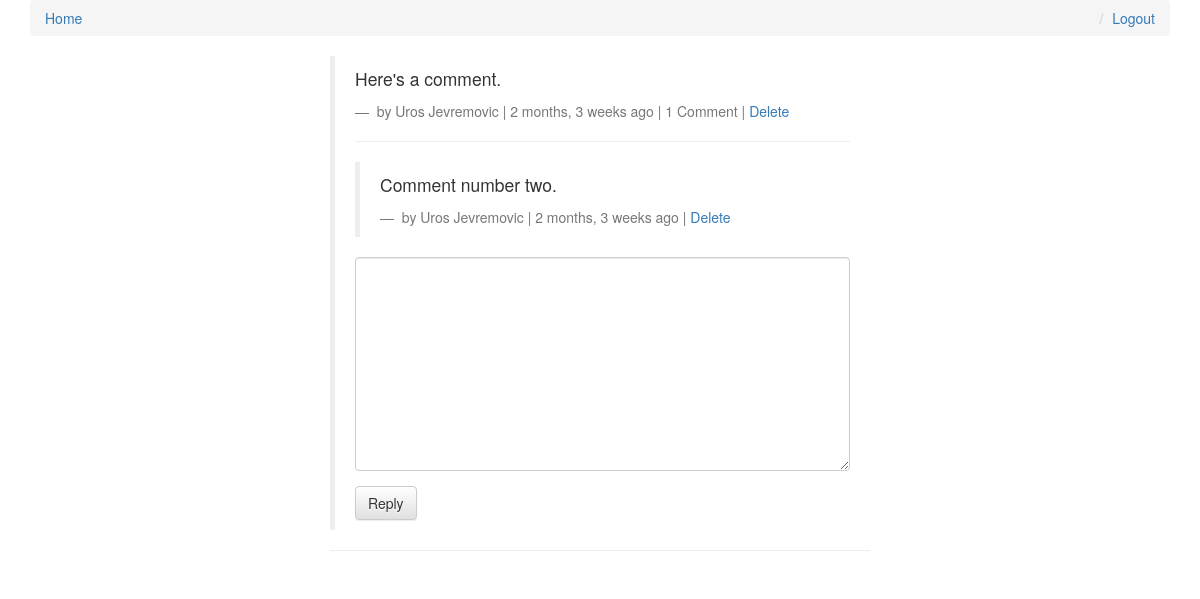
Page /comments/1/ (signed in) on the committed database.
### comments/models.py (models this page shows, shortened)
class Comment(models.Model):
    user = models.ForeignKey(settings.AUTH_USER_MODEL, default=1)
    content_type = models.ForeignKey(ContentType, on_delete=models.CASCADE)
    object_id = models.PositiveIntegerField()
    content_object = GenericForeignKey('content_type', 'object_id')
    parent = models.ForeignKey('self', null=True, blank=True)
    content = models.TextField()
    timestamp = models.DateTimeField(auto_now_add=True)
    objects = CommentManager()
    class Meta:
        ordering = ['-timestamp',]
    def children(self):  # replies
        return Comment.objects.filter(parent=self)
    @property
    def is_parent(self):
        if self.parent is not None:
            return False
        return True

### comments/views.py (the view, shortened to what this page needs)
# urls.py: url(r'^(?P<pk>\d+)/$', views.comment_thread, name='thread'),
def comment_thread(request, pk):
    try:
        obj = Comment.objects.get(pk=pk)
    except:
        raise Http404
    if not obj.is_parent:
        obj = obj.parent
    initial_data = {
        'content_type': obj.content_type,
        'object_id': obj.object_id,
    }
    form = CommentForm(request.POST or None, initial=initial_data)
    return render(request, 'comments/comment_thread.html', {'comment': obj, 'form': form})

### comments/forms.py
class CommentForm(forms.Form):
    content_type = forms.CharField(widget=forms.HiddenInput)
    object_id = forms.IntegerField(widget=forms.HiddenInput)
    parent_id = forms.IntegerField(widget=forms.HiddenInput, required=False)
    content = forms.CharField(label='',widget=forms.Textarea)

### comments/templates/comments/comment_thread.html (shortened to what this page needs)
{% extends 'layout.html' %}
{% load crispy_forms_tags %}
{% load urlify %}
{% load markdown_deux_tags %}
{% block content %}
    <div class="col-sm-6 col-sm-offset-3">
                <blockquote>
                    <p>{{ comment.content }}</p>
                    <footer>
                        by {{ comment.user.get_full_name }} | {{ comment.timestamp|timesince }} ago |
                        {{ comment.children.count }} Comment{{ comment.children|pluralize}} |
                        {% if request.user == comment.user or request.user.is_staff or request.user.is_superuser %}
                        <a href="{% url 'comments:delete' pk=comment.pk %}">Delete</a>{% endif %}
                    </footer>
                    <hr>
                    <div>
                        {% for child_comment in comment.children %}
                            <blockquote>
                                <p>{{ child_comment.content }}</p>
                                <footer>
                                    by {{ child_comment.user.get_full_name }} | {{ child_comment.timestamp|timesince }} ago |
                                    {% if request.user == child_comment.user or request.user.is_staff or request.user.is_superuser %}
                                    <a href="{% url 'comments:delete' pk=child_comment.pk %}">Delete</a>{% endif %}
                                </footer>
                            </blockquote>
                        {% endfor %}
                        {% if request.user.is_authenticated %}
                            <form method="POST" action=".">
                                {{ form|crispy }}
                                <input type="submit" value="Reply" class="btn btn-default">
                            </form>
                        {% else %}
                            <p>You must login to comment</p>
                        {% endif %}
                    </div>
                </blockquote>
                <hr>
    </div>
{% endblock %}

### rows in the picture
Comment: content "Here's a comment.", user.get_full_name "Uros Jevremovic", timestamp "2 months, 3 weeks", children.count "1"
Comment: content "Comment number two.", user.get_full_name "Uros Jevremovic", timestamp "2 months, 3 weeks", shows "Delete"
